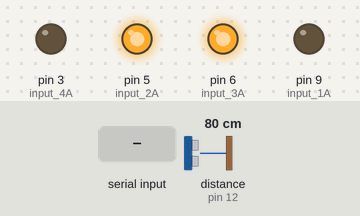
A sketch run on a simulated Arduino Uno, built with avr-gcc and run on an emulated ATmega328P. Shown: output pins drawn as LEDs (lit = HIGH). Wiring (inferred from the names in the program): ultrasonic range finder: trigger pin 13; echo pin 12. Dashed ring = blinking. The test bench sets the inputs (shaded band); at power-on: distance to the obstacle (sensor on pin 12) 80 cm. The echo pulse lasts 58.3 µs per cm; random numbers use the default seed unless the sketch sets one; pins used as bus, display or sensor lines are not drawn.

Above: at 1.2 s.
1.3 s: distance to the obstacle (sensor on pin 12) set to 45 cm
2.8 s: distance to the obstacle (sensor on pin 12) set to 39 cm
At 3.8 s:
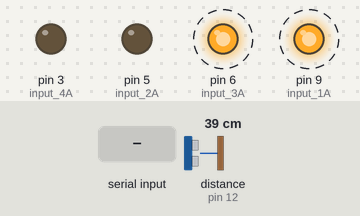
5.8 s: "left" received over the second serial link
At 8.7 s:
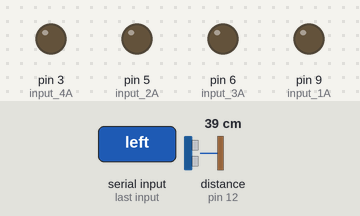
8.8 s: "down" received over the second serial link
At 10.1 s:
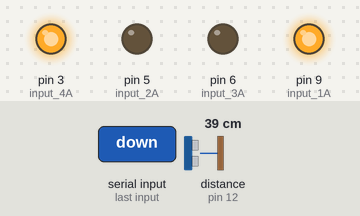
11.8 s: "up" received over the second serial link
At 14.4 s:
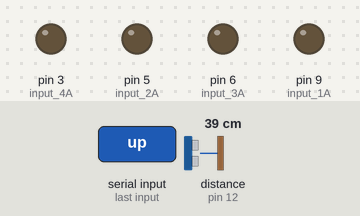
Timing chart, 0 to 15.8 s (numbered marks = the images above; inputs shaded):
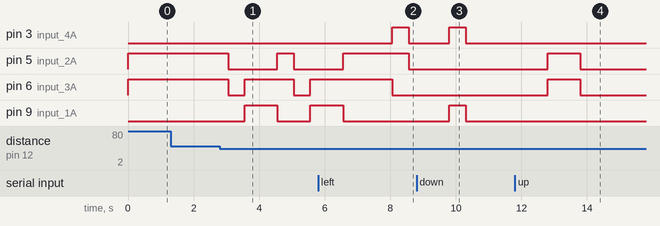

Measured:
- the behaviour switches between 42 and 41 cm on distance to the obstacle (sensor on pin 12) (found by bisection; images 0 and 1)
- after the input at 1.3 s, every drawn part: stays the same
- after the input at 2.8 s, pin 5 (input_2A): HIGH → LOW after 0.26 s, → HIGH 1.5 s later, → LOW 0.51 s later; pin 6 (input_3A): alternates HIGH for 1.5 s and LOW for 0.50 s, starting after 0.26 s; pin 9 (input_1A): LOW → HIGH after 0.76 s, → LOW 1.0 s later, → HIGH 1.0 s later
- after the input at 5.8 s, pin 3 (input_4A): LOW → HIGH after 2.3 s, → LOW 0.50 s later
- after the input at 8.8 s, pin 3 (input_4A), pin 9 (input_1A): LOW → HIGH after 1.0 s, → LOW 0.50 s later
- after the input at 11.8 s, pin 5 (input_2A), pin 6 (input_3A): LOW → HIGH after 1.0 s, → LOW 1.0 s later

The sketch:

main.ino
```cpp
#include "sonar.h"
#include "ld293.h"
#include <SoftwareSerial.h>

// Definir Pines para ser usados con el Sonar
#define trigPin 13
#define echoPin 12

// Definir Pins para el Bluetooth
#define RXBTH 10
#define TXBTH 11

//LD293 Input pins
#define enable_pin 11


#define input_1A 9
#define input_2A 5
#define input_3A 6
#define input_4A 3


SoftwareSerial mySerial(RXBTH, TXBTH); // RX, TX
String cmd = ""; // Bluetooth command
bool cmdRcvd = false;
int direction = 0;

long distance;
long dist_final;
long turn;

int mode = 0; // 0 = Autonomo, 1 = Manual


Sonar sonar(trigPin, echoPin);
LD293 motor_driver(input_1A, input_2A, input_3A, input_4A);

void setup() {
  // Open serial communications and wait for port to open:
  Serial.begin(57600);
  Serial.setTimeout(50);
  while (!Serial) {
    ; // wait for serial port to connect. Needed for native USB port only
  }
  // set the data rate for the SoftwareSerial port
  mySerial.begin(9600);


  motor_driver.stop();


}

void loop() {

  /*
   *
   * if (mySerial.available()) {
    cmd = mySerial.readString();
    //Serial.write(mySerial.read());
    Serial.println(cmd);
  }
  delay(500);

   */


   if (mySerial.available()){
    cmd = mySerial.readString();

    if(cmd == "up") direction = 0; // up
    else if(cmd == "left") direction = 1; // left
    else if(cmd == "right") direction = 2; // right
    else if(cmd == "down") direction = 3; // down
    else direction = 9;

    if(direction != 9)
      cmdRcvd = true;

    mode = 1;
   }


  if (mode == 0){ // go autonomous

  distance = sonar.read();
  dist_final = distance;
  distance = sonar.read();
  dist_final += distance;
  dist_final /= 2;

  if (dist_final <=40){
    turn = random(0,2);
    if(turn == 0){
      motor_driver.stop();
      delay(500);
      motor_driver.left(255);
      delay(1000);
    }else{
      motor_driver.stop();
      delay(500);
      motor_driver.right(255);
      delay(1000);
    }
  }

  //Serial.print(distance);
   // Serial.println(" cm");
    motor_driver.go(255);
    delay(500);
  } else if(cmdRcvd){ // go manual
    switch(direction){
      case 0: // up
        motor_driver.go(255);
        delay(1000);
        motor_driver.stop();
        break;
      case 1: // left
        motor_driver.left(255);
        delay(500);
        motor_driver.stop();
        break;
      case 2: // right
        motor_driver.right(255);
        delay(500);
        motor_driver.stop();
        break;
      case 3:
        motor_driver.down(255);
        delay(500);
        motor_driver.stop();
        break;
      default:
        motor_driver.stop();
    }

    cmdRcvd = false;
  }


}
```

ld293.h
```cpp
#ifndef LD293_H_
#define LD293_H_


class LD293 {

    public:
        byte enablePin;
        byte in_1A;
        byte in_2A;
        byte in_3A;
        byte in_4A;

        LD293(byte input_1A, byte input_2A, byte input_3A, byte input_4A){
            //enablePin = enable_pin;
            in_1A = input_1A;
            in_2A = input_2A;
            in_3A = input_3A;
            in_4A = input_4A;

            pinMode(input_1A, OUTPUT);
            pinMode(input_2A, OUTPUT);
            pinMode(input_3A, OUTPUT);
            pinMode(input_4A, OUTPUT);
        }

void go(int speed){
    // motor 1 go forward
    //Serial.print("Go\n");
    //analogWrite(enablePin, 255);
    digitalWrite(in_1A, LOW); //LOW
    digitalWrite(in_2A, HIGH); // HIGH
    //analogWrite(in_2A, speed);

    // motor 2 go forward
   digitalWrite(in_3A, HIGH); //HIGH
    digitalWrite(in_4A, LOW); //LOW

    //analogWrite(in_3A, speed);
}

void stop(){

    // motor 1
    //Serial.print("Stop\n");
    //analogWrite(enablePin, 0);
    digitalWrite(in_1A, LOW);
    digitalWrite(in_2A, LOW);

    // motor 2
    digitalWrite(in_3A, LOW);
    digitalWrite(in_4A, LOW);
}

void left(int speed){
    // motor 1 at the left
    //Serial.print("Left\n");
    digitalWrite(in_1A, LOW);
    digitalWrite(in_2A, HIGH);
    //analogWrite(in_2A, speed);

    // motor 2  at the right
    digitalWrite(in_3A, LOW);
    digitalWrite(in_4A, HIGH);
    //   analogWrite(in_4A, speed);

    //delay(1);
}


void right(int speed){
    // motor 1
    //Serial.print("Right\n");
    digitalWrite(in_1A, HIGH);
    digitalWrite(in_2A, LOW);
    //analogWrite(in_1A, speed);

    // motor 2
    digitalWrite(in_3A, HIGH);
    digitalWrite(in_4A, LOW);
    //analogWrite(in_3A, speed);

    //delay(1);
}


void down(int speed){
    // motor 1 go backward
    digitalWrite(in_1A, HIGH); //LOW
    digitalWrite(in_2A, LOW); // HIGH

    // motor 2 go backward
   digitalWrite(in_3A, LOW); //HIGH
    digitalWrite(in_4A, HIGH); //LOW

}


};


#endif /* LD293_H_ */
```

sonar.h
```cpp
#ifndef SONAR_H_
#define SONAR_H_
/*
 * Definicion de Clase para el SONAR HC-SR04
 * Autor: Juan Carlos Ortiz (ortizjuan2@gmail.com)
 * Fecha: Abril 20 de 2017
 */

/*
 * TODO: Ensure timeout handling when writing to digital pins
 */

/*
 * Class Sonar
 */
class Sonar {
  public:
    long duration, distance;
    byte trigPin;
    byte echoPin;
    Sonar(byte trgPn, byte echPn){
      trigPin = trgPn;
      echoPin = echPn;
      pinMode(trigPin, OUTPUT);
      pinMode(echoPin, INPUT);
    }

    long read(){
      digitalWrite(trigPin, LOW);
      delayMicroseconds(2);
      digitalWrite(trigPin, HIGH);
      // IO Trigger for at least 10us high level signal
      delayMicroseconds(10);
      digitalWrite(trigPin, LOW);
      duration = pulseIn(echoPin, HIGH);
      distance = (duration/2) / 29.1;

      if (distance > 400 || distance <= 0){
        distance = -1;

      }
      return distance;
    }
};


#endif /* SONAR_H_ */
```
